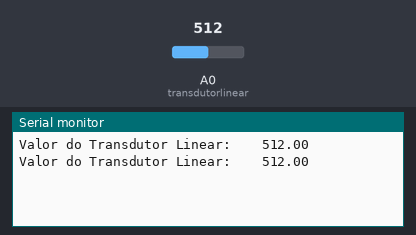
Simulated run of this sketch. Board: Arduino Uno, built with avr-gcc and run on an emulated ATmega328P. Shown: the last lines printed to the serial monitor. Inputs (shaded band) come from the test bench; at power-on: A0 (transdutorlinear) = 512.

Above: at 1.8 s.
1.9 s: A0 (transdutorlinear) set to 716
At 2.8 s:
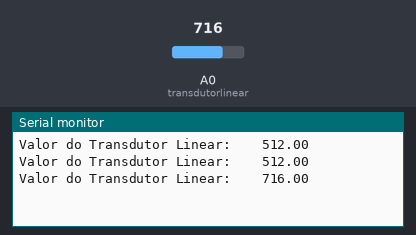
3.4 s: A0 (transdutorlinear) set to 900
At 4.6 s:
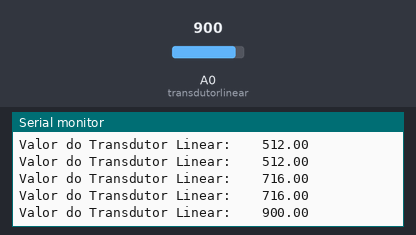
Timing chart, 0 to 6.4 s (numbered marks = the images above; inputs shaded):
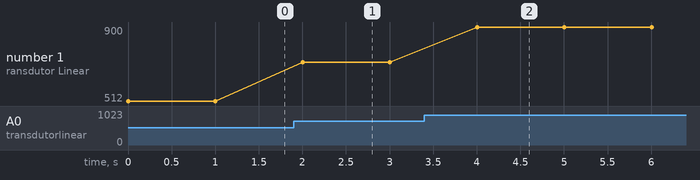

Measured:
- after the input at 1.9 s, the serial monitor: prints a new line after 0.10 s (image 1)
- after the input at 3.4 s, the serial monitor: prints a new line after 0.60 s (image 2)
- plotted number 1: 512 → 716 after the input at 1.9 s, 716 → 900 after the input at 3.4 s

The sketch:

sketch_transdutorlinear.ino
```cpp
const float transdutorlinear = 0; // Pino de entrada do Transdutor Linear de Posição
float valor, mm, a, b;

void setup() {
Serial.begin(9600);
}

void loop() {
valor = analogRead(transdutorlinear);

Serial.print("Valor do Transdutor Linear:    ");
Serial.println (valor);
//a =
//b =
//mm = a*valor + b;
//Serial.println(mm);

delay(1000);
}
```
